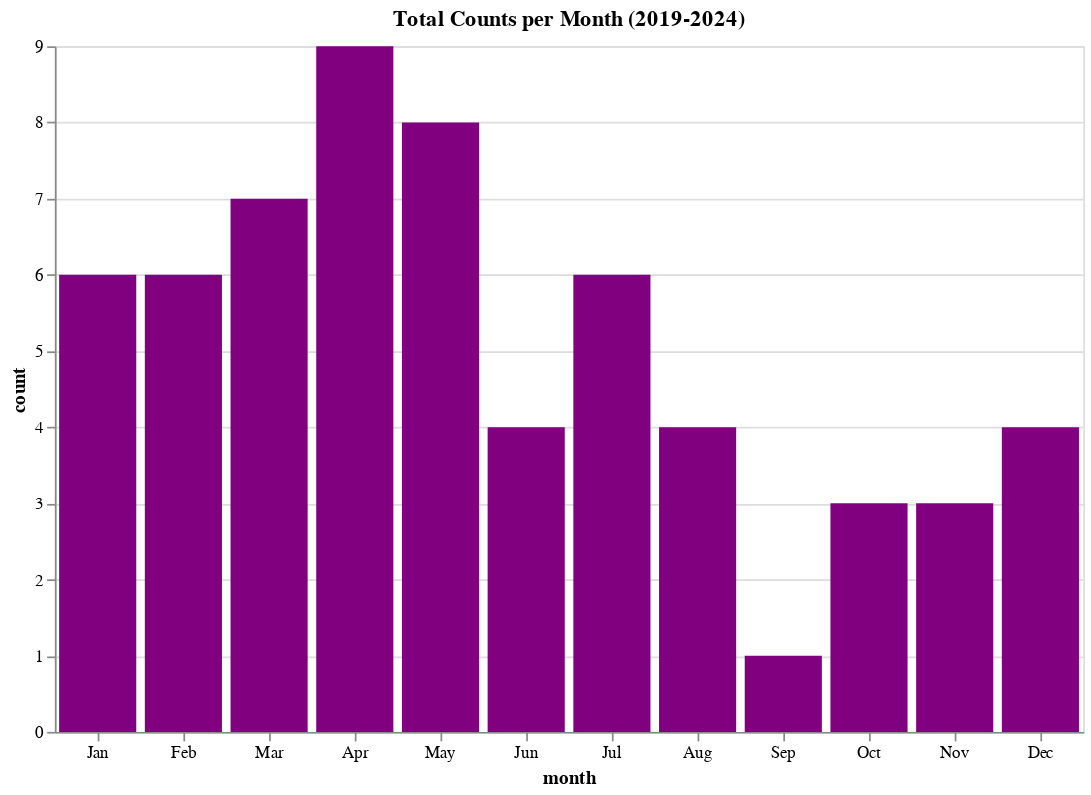

Notebook code for this chart:
### Markdown cell above
## Peer review cadence -- slower months 

Historically since 2019 July and December  have been slower months. These could be ideal times for us to take a peer review breather, not accept new reviews, and catch up on business and documentation items.

### Code cell
month_year_counts

# Summarize total counts per month
monthly_counts = (
    month_year_counts.groupby("month")["count"]
    .sum()
    .reindex(
        [
            "Jan",
            "Feb",
            "Mar",
            "Apr",
            "May",
            "Jun",
            "Jul",
            "Aug",
            "Sep",
            "Oct",
            "Nov",
            "Dec",
        ],
        fill_value=0,
    )
    .reset_index()
)

# Create the Altair plot
chart = (
    alt.Chart(monthly_counts)
    .mark_bar(color="purple")
    .encode(
        x=alt.X(
            "month",
            sort=[
                "Jan",
                "Feb",
                "Mar",
                "Apr",
                "May",
                "Jun",
                "Jul",
                "Aug",
                "Sep",
                "Oct",
                "Nov",
                "Dec",
            ],
        ),
        y="count",
        tooltip=["month", "count"],
    )
    .properties(title="Total Counts per Month (2019-2024)", width=600, height=400)
    .configure_axis(labelAngle=0)
)

chart.show()

### Figure 1 — Vega-Lite specification as saved in the notebook (floating-point values rounded to 4 significant figures)
{"config": {"view": {"continuousWidth": 300, "continuousHeight": 300}, "axis": {"labelAngle": 0}}, "data": {"name": "data-11f3e30ce8b16f05e12dde83aa36b33d"}, "mark": {"type": "bar", "color": "purple"}, "encoding": {"tooltip": [{"field": "month", "type": "nominal"}, {"field": "count", "type": "quantitative"}], "x": {"field": "month", "sort": ["Jan", "Feb", "Mar", "Apr", "May", "Jun", "Jul", "Aug", "Sep", "Oct", "Nov", "Dec"], "type": "nominal"}, "y": {"field": "count", "type": "quantitative"}}, "height": 400, "title": "Total Counts per Month (2019-2024)", "width": 600, "$schema": "https://vega.github.io/schema/vega-lite/v5.17.0.json", "datasets": {"data-11f3e30ce8b16f05e12dde83aa36b33d": [{"month": "Jan", "count": 6}, {"month": "Feb", "count": 6}, {"month": "Mar", "count": 7}, {"month": "Apr", "count": 9}, {"month": "May", "count": 8}, {"month": "Jun", "count": 4}, {"month": "Jul", "count": 6}, {"month": "Aug", "count": 4}, {"month": "Sep", "count": 1}, {"month": "Oct", "count": 3}, {"month": "Nov", "count": 3}, {"month": "Dec", "count": 4}]}}
